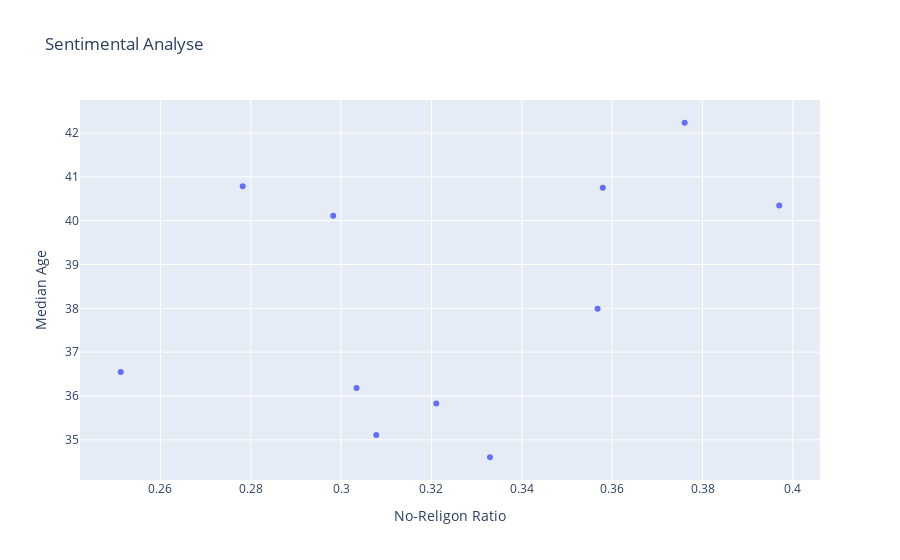

The code cell stored with this chart in its notebook:
### Code cell
fig = px.scatter(
    mapdf, hover_name="Zone",x="No-Religon Ratio",y="Median Age", title="Sentimental Analyse"
    )  # Creates a "Mapbox map" figure
fig.show()

### Figure 1 — Plotly figure (JSON) as saved in the notebook; plotly's stock layout.template omitted (floating-point values rounded to 4 significant figures)
{"data": [{"hovertemplate": "<b>%{hovertext}</b><br><br>No-Religon Ratio=%{x}<br>Median Age=%{y}<extra></extra>", "hovertext": ["Geelong", "Melbourne", "Perth", "Brisbane", "Sydney", "Hobart", "Canberra", "Newcastle", "Adelaide", "Bunbury", "Ballarat"], "legendgroup": "", "marker": {"color": "#636efa", "symbol": "circle"}, "mode": "markers", "name": "", "orientation": "v", "showlegend": false, "type": "scatter", "x": [0.2983, 0.3034, 0.3211, 0.3078, 0.2512, 0.397, 0.333, 0.2782, 0.3568, 0.3579, 0.376], "xaxis": "x", "y": [40.12, 36.18, 35.83, 35.11, 36.55, 40.35, 34.6, 40.78, 37.99, 40.75, 42.24], "yaxis": "y"}], "layout": {"legend": {"tracegroupgap": 0}, "title": {"text": "Sentimental Analyse"}, "xaxis": {"anchor": "y", "domain": [0, 1], "title": {"text": "No-Religon Ratio"}}, "yaxis": {"anchor": "x", "domain": [0, 1], "title": {"text": "Median Age"}}}}
